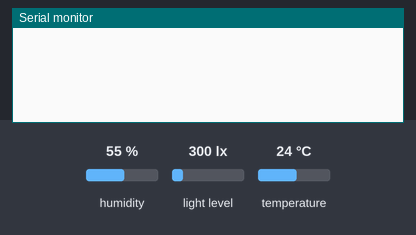
Simulated run of this sketch. Board: Arduino Uno, built with avr-gcc and run on an emulated ATmega328P. Parts: the last lines printed to the serial monitor. Wiring (inferred from the names in the program): DHT11 sensor: data pin 2; BH1750 light sensor at I2C address 0x23. The inputs (shaded band) are chosen by the test bench; at power-on: humidity 55 %, light level 300 lx, temperature 24 °C.

Above: at 1.8 s.
1.9 s: humidity set to 22 %
At 3.5 s:
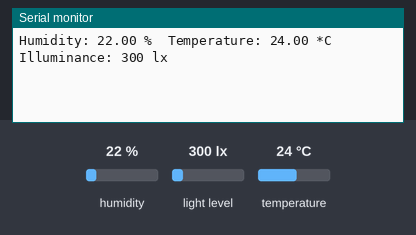
6.7 s: light level set to 40 lx
At 8.9 s:
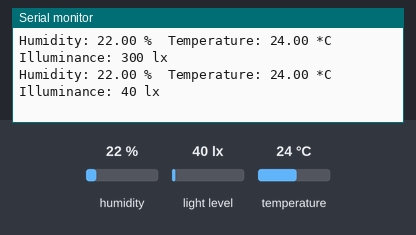
9.7 s: temperature set to 12 °C
At 10.9 s:
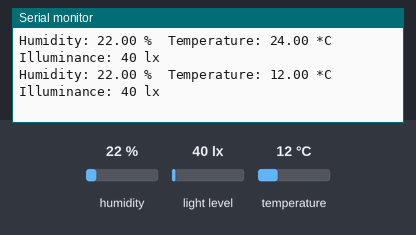
12.7 s: light level set to 500 lx
At 15.0 s:
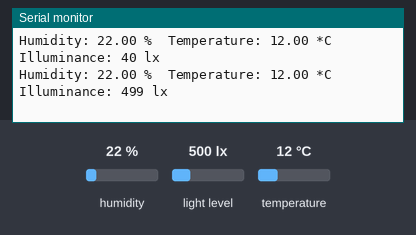
15.7 s: humidity set to 40 %
At 17.1 s:
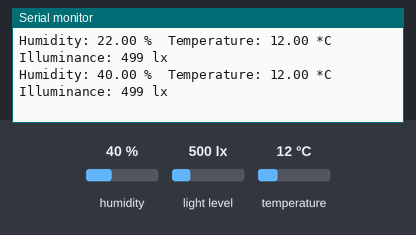
Timing chart, 0 to 18.7 s (numbered marks = the images above; inputs shaded):
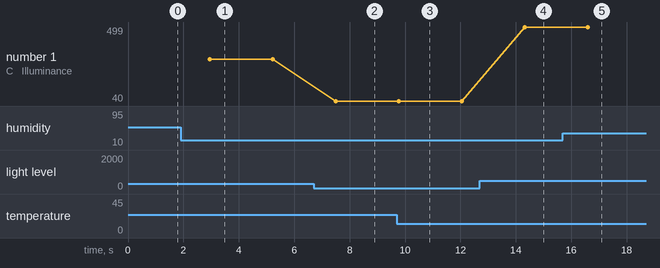

Measured:
- after the input at 1.9 s, the serial monitor: prints a new line after 1.0 s (image 1)
- after the input at 6.7 s, the serial monitor: prints a new line after 0.80 s (image 2)
- after the input at 9.7 s, the serial monitor: prints a new line after 0.08 s (image 3)
- after the input at 12.7 s, the serial monitor: prints a new line after 1.6 s (image 4)
- after the input at 15.7 s, the serial monitor: prints a new line after 0.90 s (image 5)
- plotted number 1: 300 → 40 after the input at 6.7 s, 40 → 499 after the input at 12.7 s

The sketch:

LSaHS_01_addingHumidityTemp.ino
```cpp
/*
 * REFERENCES
 * http://blog.simtronyx.de/en/measurement-of-illuminance-with-a-bh1750fvi-breakout-board-gy-30-and-an-arduino-uno/
 * Adafruit sckecth example
 */

#include <Wire.h>
#include "DHT.h"

#define DHTPIN 2
#define DHTTYPE DHT11

float h, t; //humidity and temperature variables

int BH1750_address = 0x23; // i2c address of luxMeter
byte buff[2];

DHT dht(DHTPIN, DHTTYPE);

void setup() {
  Serial.begin(9600);
  Wire.begin();
  BH1750_Init(BH1750_address); //set units

 float tlux = -1;
  if (BH1750_Read(BH1750_address) == 2) {
    tlux = ((buff[0] << 8) | buff[1]) / 1.2;
  }

  delay(200);
  dht.begin();
  delay(200);
  float hum = dht.readHumidity(); // initial temperature & humidity tests for  verifiyng that the data is being received
  float temp = dht.readTemperature();

if ((isnan(temp) || isnan(hum))&&(tlux!=-1)) {
    Serial.println("Failed to read from one of the sensors");
}
}


void loop() {
  delay(2000);
  h = dht.readHumidity();
  t = dht.readTemperature();

  Serial.print("Humidity: ");
  Serial.print(h);
  Serial.print(" %\t");
  Serial.print("Temperature: ");
  Serial.print(t);
  Serial.print(" *C \t");
  Serial.print("Illuminance: ");
  Serial.print((int)outputLux(BH1750_address), DEC);
  Serial.print(" lx\n");

}
void BH1750_Init(int address) {

  Wire.beginTransmission(address);
  Wire.write(0x10); // 1 [lux] set units to lux
  Wire.endTransmission();
}

byte BH1750_Read(int address) {

  byte i = 0;
  Wire.beginTransmission(address);
  Wire.requestFrom(address, 2);
  while (Wire.available()) {
    buff[i] = Wire.read();
    i++;
  }
  Wire.endTransmission();
  return i;
}

float outputLux(int address) {
  float lux;
  if (BH1750_Read(address) == 2) {
    lux = ((buff[0] << 8) | buff[1]) / 1.2;

    return lux;
  }
  else return lux;
}
```
